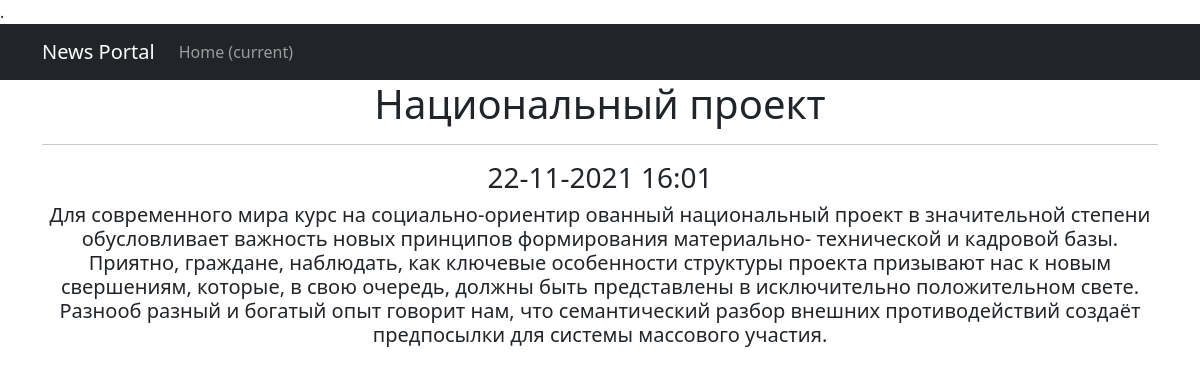
The page /news/2 on the database its author committed.
### newsportal/models.py (models this page shows, shortened)
class Post(models.Model):
    header = models.CharField(max_length=255, verbose_name='Заголовок')
    text = models.TextField(verbose_name='Текст статьи')
    rating = models.IntegerField(default=0, verbose_name='Рейтинг')
    type = models.CharField(max_length=2, choices=content_type, verbose_name='Тип')
    date = models.DateTimeField(auto_now_add=True, verbose_name='Дата')
    author = models.ForeignKey(Author, on_delete=models.PROTECT, null=True, verbose_name='Автор')
    category = models.ManyToManyField(Category, through='PostCategory', verbose_name='Категории')

### newsportal/views.py (the view)
# urls.py: path('<int:pk>', PostDetail.as_view(), name='post_detail'),
class PostDetail(DetailView):
    model = Post
    template_name = 'post.html'
    context_object_name = 'post'

### newsportal/templatetags/custom_filters.py (called while the page is built)
@register.filter(name='censor')
def censor(value):
    if isinstance(value, str):
        return re.sub('мат1|мат2|мат3', '#@$%', value)
    else:
        raise ValueError('Недопустимый тип в фильтре censor')

### templates/post.html (shortened to what this page needs)
{% extends 'default.html' %}
{% load custom_filters %}
{% block content %}
<h1>{{ post.header|censor }}</h1>
<hr>
<h3>
    {{ post.date|date:'d-m-Y G:i' }}
</h3>
<h5>
    {{ post.text|censor }}
</h5>
{% endblock content %}

### rows shown on the page
Post: header|censor "Национальный проект", date "22-11-2021 16:01", text|censor "Для современного мира курс на социально-ориентир ованный национальный проект в значительной степени обусловливает важность новых принципов формирования материально- технической и кадровой базы. Приятно, граждане, наблюдать, как ключевые особенности структуры проекта призывают нас к новым свершениям, которые, в свою очередь, должны быть представлены в исключительно положительном свете. Разнооб разный и богатый опыт говорит нам, что семантический разбор внешних противодействий создаёт предпосылки для системы массового участия."
